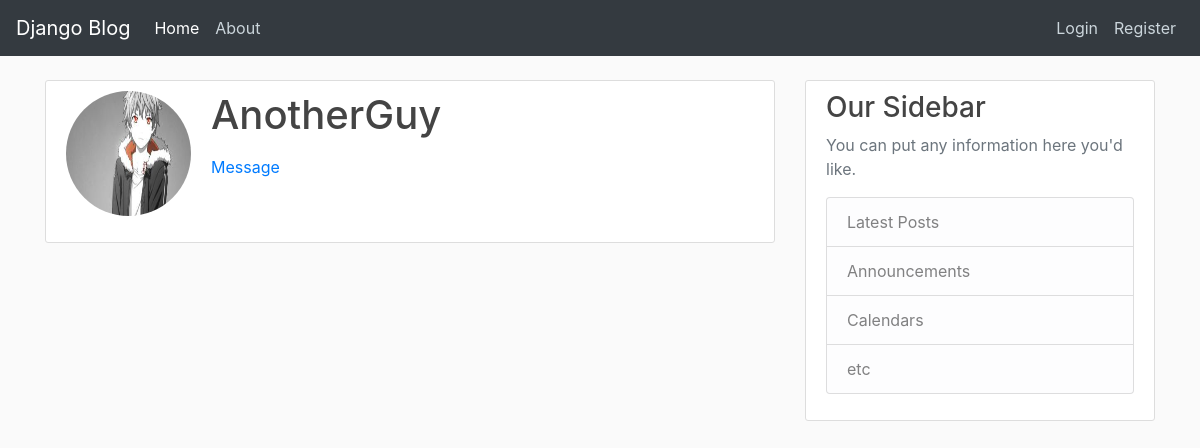
Before: /users/AnotherGuy/ with the older database file.
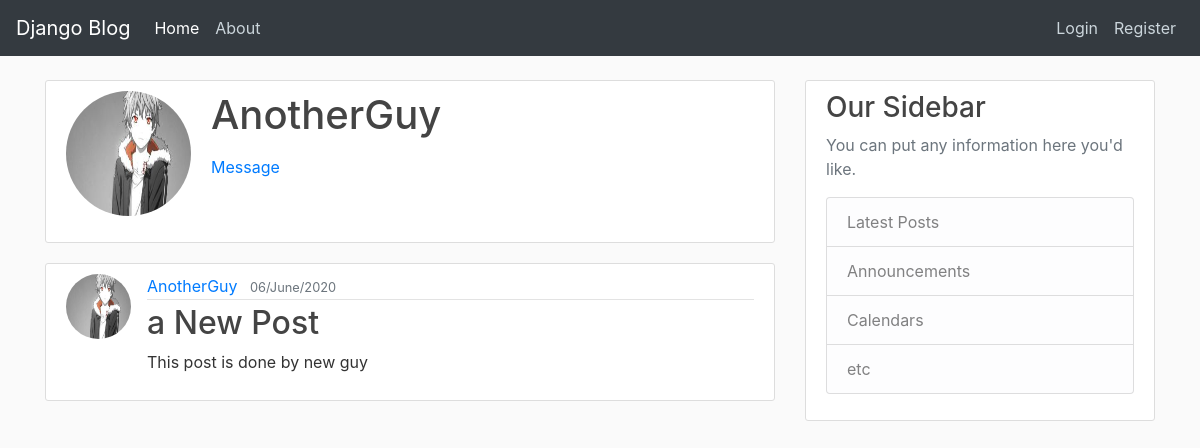
After: the same page with the newer database file.
### blog/models.py (models this page shows, shortened)
class Post(models.Model):
    title=models.CharField(max_length=100)
    content=models.TextField()
    date_created=models.DateTimeField(default=timezone.now)
    likes=models.ManyToManyField(User,related_name='like',blank=True)
    comments=models.ManyToManyField(Comment,blank=True)
    author=models.ForeignKey(User,on_delete=models.CASCADE,related_name='author')

### users/models.py (models this page shows, shortened)
class Profile(models.Model):
    user=models.OneToOneField(User,on_delete=models.CASCADE)
    image=models.ImageField(default='./profile_pics/default.jpg',upload_to="profile_pics")

### users/views.py (the view)
# urls.py: path('<str:username>/', views.OtherPostListView.as_view(),name="other-user"),
class OtherPostListView(ListView):
    model=Post
    template_name='users/other_user.html'
    context_object_name='posts'
    ordering=['-date_created']
    def get_queryset(self):
        user = get_object_or_404(User, username=self.kwargs.get('username'))
        return Post.objects.filter(author=user).order_by('-date_created')
    def get_context_data(self, **kwargs):
        context = super(OtherPostListView, self).get_context_data(**kwargs)
        context['users'] = User.objects.get(username=self.kwargs['username'])
        return context

### users/templates/users/other_user.html (shortened to what this page needs)
{% extends "blog/base.html" %}
{% load crispy_forms_tags %}
{% block content %}
    <div class="content-section">
      <div class="media">
        <img class="rounded-circle account-img" src="{{ users.profile.image.url }}">
        <div class="media-body">
          <h2 class="account-heading">{{ users.username }}</h2>
          {% if user != users %}
          <a class="mr-2" href="{% url 'messages' users.id %}">Message</a>
          {% endif %}
        </div>
      </div>
    </div>
    {% for post in posts %}
        <article class="media content-section">
          <img class="rounded-circle article-img" src="{{ post.author.profile.image.url }}">
          <div class="media-body">
            <div class="article-metadata">
              <a class="mr-2" href="{% url 'other-user' post.author %}">{{ post.author }}</a>
              <small class="text-muted">{{ post.date_created|date:"d/F/Y" }}</small>
            </div>
            <h2><a class="article-title" href="{% url 'post-details' post.id %}">{{ post.title }}</a></h2>
            <p class="article-content">{{ post.content }}</p>
          </div>
        </article>
    {% endfor %}
{% endblock content %}

Changed rows visible on the page:
added Post: author.profile.image (placeholder picture), author "AnotherGuy", date_created "06/June/2020", title "a New Post", content "This post is done by new guy"
